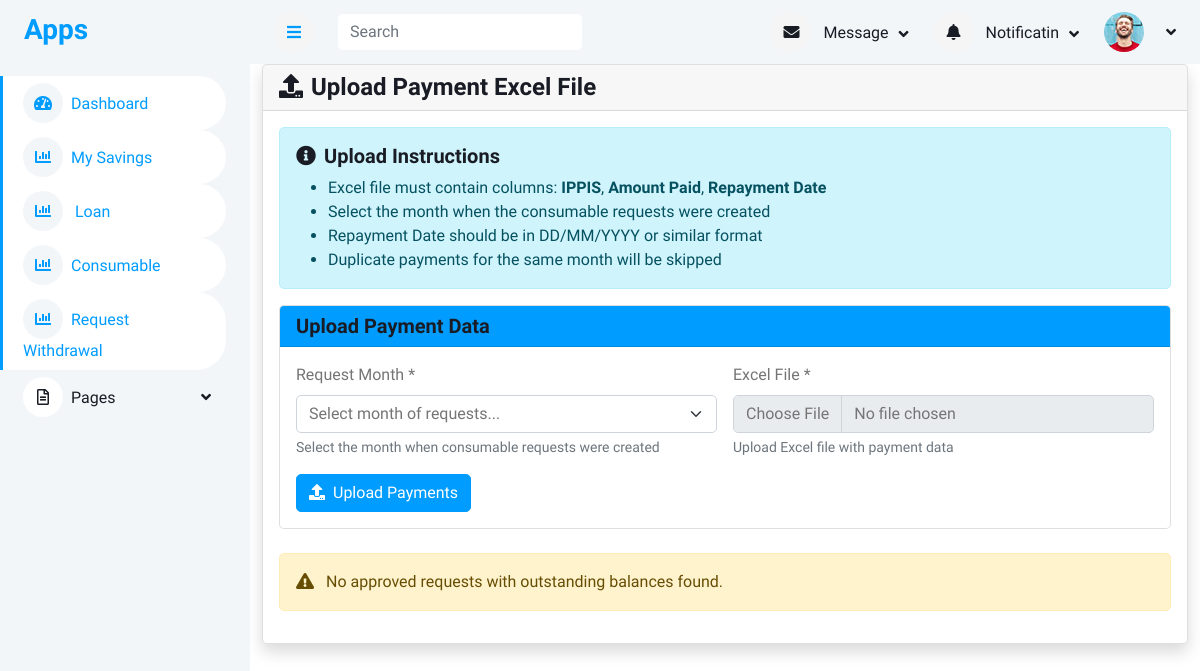
Before: /upload_consumable_payment/ with the older database file.
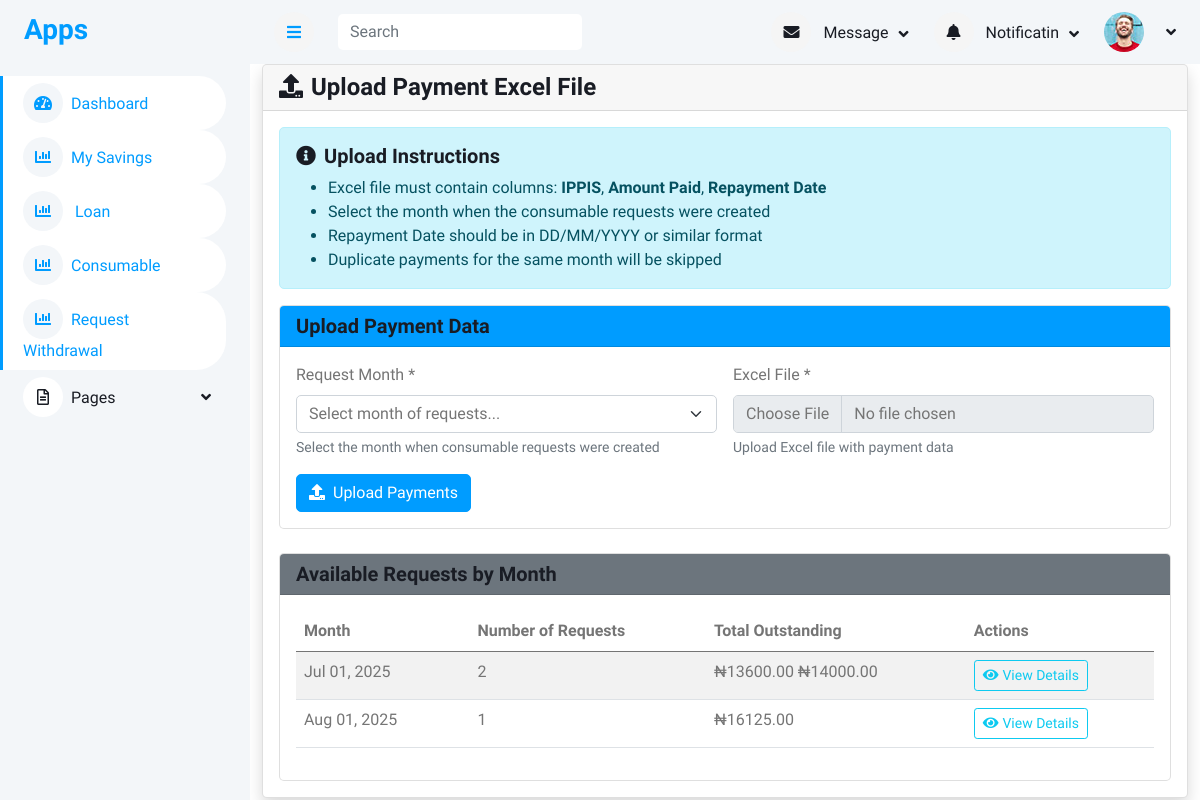
After: the same page with the newer database file.
### consumable/models.py (models this page shows, shortened)
class ConsumableRequest(models.Model):
    STATUS_CHOICES = [
        ('Pending', 'Pending'),
        ('Approved', 'Approved'),
        ('Declined', 'Declined'),
        ('Paid', 'Paid'),
    ]
    user = models.ForeignKey(User, on_delete=models.CASCADE)
    date_created = models.DateTimeField(auto_now_add=True)
    status = models.CharField(max_length=10, choices=STATUS_CHOICES, default='Pending')
    approved_by = models.ForeignKey(User, on_delete=models.SET_NULL, null=True, blank=True, related_name='approved_consumables')
    def calculate_total_price(self):
        return sum(detail.total_price for detail in self.details.all())
    def total_paid(self):
        return self.repayments.aggregate(total=Sum('amount_paid'))['total'] or 0
    def balance(self):
        return self.calculate_total_price() - self.total_paid()

class ConsumableRequestDetail(models.Model):
    request = models.ForeignKey(ConsumableRequest, on_delete=models.CASCADE, related_name="details")
    item = models.ForeignKey(Item, on_delete=models.CASCADE)
    quantity = models.PositiveIntegerField(default=1)
    item_price = models.DecimalField(max_digits=10, decimal_places=2)
    loan_term_months = models.PositiveIntegerField()
    approved_amount = models.DecimalField(max_digits=10, decimal_places=2, null=True, blank=True)
    approval_date = models.DateField(null=True, blank=True)
    date_created = models.DateTimeField(auto_now_add=True)
    @property
    def total_price(self):
        return self.quantity * self.item_price

### consumable/views.py (the view, shortened to what this page needs)
# urls.py: path('upload_consumable_payment/', views.upload_consumable_payment, name='upload_consumable_payment'),
def upload_consumable_payment(request):
    available_requests = ConsumableRequest.objects.filter(status="Approved").select_related("user", "user__member")
    grouped_by_month = defaultdict(list)
    for req in available_requests:
        if req.balance() > 0:
            month_key = req.date_created.replace(day=1, hour=0, minute=0, second=0, microsecond=0).date()
            grouped_by_month[month_key].append(req)
    grouped_list = sorted(grouped_by_month.items())
    context = {"grouped_list": grouped_list}
    return render(request, "consumables/upload_consumable_payment.html", context)

### templates/consumables/upload_consumable_payment.html (shortened to what the changed rows need)
{% extends 'base/base.html' %}
{% load static %}
{% block content %}
<div class="container-fluid">
    <div class="row">
        <div class="col-12">
            <div class="card shadow">
                <div class="card-body">
                    <div class="alert alert-info">
                        <h5><i class="fas fa-info-circle me-2"></i>Upload Instructions</h5>
                        <ul class="mb-0">
                        </ul>
                    </div>
                    <div class="card">
                        <div class="card-header bg-primary text-white">
                        </div>
                        <div class="card-body">
                        </div>
                    </div>
                    {% if grouped_list %}
                    <div class="card mt-4">
                        <div class="card-header bg-secondary text-white">
                            <h5 class="mb-0">Available Requests by Month</h5>
                        </div>
                        <div class="card-body">
                            <div class="table-responsive">
                                <table class="table table-striped">
                                    <thead>
                                        <tr>
                                            <th>Month</th>
                                            <th class="text-nowrap" style="min-width: 120px;">Number of Requests</th>
                                            <th class="text-nowrap" style="min-width: 120px;">Total Outstanding</th>
                                            <th>Actions</th>
                                        </tr>
                                    </thead>
                                    <tbody>
                                        {% for month, requests in grouped_list %}
                                        <tr>
                                            <td class="text-nowrap" style="min-width: 120px;">{{ month|date:'M d, Y' }}</td>
                                            <td>{{ requests|length }}</td>
                                            <td>
                                                {% with total=0 %}
                                                    {% for req in requests %}
                                                        {% if req.balance > 0 %}
                                                            ₦{{ req.balance|floatformat:2 }}
                                                        {% endif %}
                                                    {% endfor %}
                                                {% endwith %}
                                            </td>
                                            <td>
                                                <a href="{% url 'consumable_details' month|date:'Y-m' %}"
                                                   class="btn btn-sm btn-outline-info">
                                                    <i class="fas fa-eye me-1"></i>View Details
                                                </a>
                                            </td>
                                        </tr>
                                        {% endfor %}
                                    </tbody>
                                </table>
                            </div>
                        </div>
                    </div>
                    {% else %}
                    <div class="alert alert-warning mt-4">
                        <i class="fas fa-exclamation-triangle me-2"></i>
                        No approved requests with outstanding balances found.
                    </div>
                    {% endif %}
                </div>
            </div>
        </div>
    </div>
</div>
{% endblock %}

Changed rows visible on the page:
added ConsumableRequest: month "Jul 01, 2025", requests "2", balance "13600.00"
added ConsumableRequest: balance "14000.00", shown under "Jul 01, 2025"
added ConsumableRequest: month "Aug 01, 2025", requests "1", balance "16125.00"
Other visible differences:
text no longer shown: "No approved requests with outstanding balances found."
text now shown: "Available Requests by Month Month Number of Requests Total Outstanding Actions"
